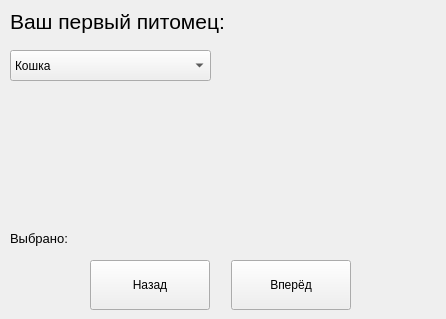
<?xml version="1.0" encoding="UTF-8"?>
<ui version="4.0">
 <class>MainWindow</class>
 <widget class="QMainWindow" name="MainWindow">
  <property name="geometry">
   <rect>
    <x>0</x>
    <y>0</y>
    <width>446</width>
    <height>319</height>
   </rect>
  </property>
  <property name="minimumSize">
   <size>
    <width>446</width>
    <height>319</height>
   </size>
  </property>
  <property name="maximumSize">
   <size>
    <width>446</width>
    <height>319</height>
   </size>
  </property>
  <property name="windowTitle">
   <string>MainWindow</string>
  </property>
  <widget class="QWidget" name="centralwidget">
   <widget class="QPushButton" name="btn_back">
    <property name="geometry">
     <rect>
      <x>90</x>
      <y>260</y>
      <width>120</width>
      <height>50</height>
     </rect>
    </property>
    <property name="font">
     <font>
      <family>Segoe UI</family>
     </font>
    </property>
    <property name="text">
     <string>Назад</string>
    </property>
   </widget>
   <widget class="QLabel" name="label_img">
    <property name="geometry">
     <rect>
      <x>230</x>
      <y>50</y>
      <width>201</width>
      <height>181</height>
     </rect>
    </property>
    <property name="text">
     <string/>
    </property>
   </widget>
   <widget class="QPushButton" name="btn_next">
    <property name="geometry">
     <rect>
      <x>231</x>
      <y>260</y>
      <width>120</width>
      <height>50</height>
     </rect>
    </property>
    <property name="font">
     <font>
      <family>Segoe UI</family>
     </font>
    </property>
    <property name="text">
     <string>Вперёд</string>
    </property>
   </widget>
   <widget class="QLabel" name="label_task">
    <property name="geometry">
     <rect>
      <x>10</x>
      <y>6</y>
      <width>331</width>
      <height>31</height>
     </rect>
    </property>
    <property name="font">
     <font>
      <family>Segoe UI</family>
      <pointsize>16</pointsize>
     </font>
    </property>
    <property name="text">
     <string>Ваш первый питомец:</string>
    </property>
   </widget>
   <widget class="QLabel" name="label_selected">
    <property name="geometry">
     <rect>
      <x>10</x>
      <y>230</y>
      <width>321</width>
      <height>16</height>
     </rect>
    </property>
    <property name="font">
     <font>
      <family>Segoe UI</family>
      <pointsize>10</pointsize>
     </font>
    </property>
    <property name="text">
     <string>Выбрано:</string>
    </property>
   </widget>
   <widget class="QComboBox" name="comboBox">
    <property name="geometry">
     <rect>
      <x>10</x>
      <y>50</y>
      <width>201</width>
      <height>31</height>
     </rect>
    </property>
    <item>
     <property name="text">
      <string>Кошка</string>
     </property>
    </item>
    <item>
     <property name="text">
      <string>Собака</string>
     </property>
    </item>
    <item>
     <property name="text">
      <string>Черепаха</string>
     </property>
    </item>
    <item>
     <property name="text">
      <string>Попугай</string>
     </property>
    </item>
    <item>
     <property name="text">
      <string>Рыба</string>
     </property>
    </item>
    <item>
     <property name="text">
      <string>Хомяк</string>
     </property>
    </item>
    <item>
     <property name="text">
      <string>Другое</string>
     </property>
    </item>
   </widget>
  </widget>
 </widget>
 <resources/>
 <connections/>
</ui>
